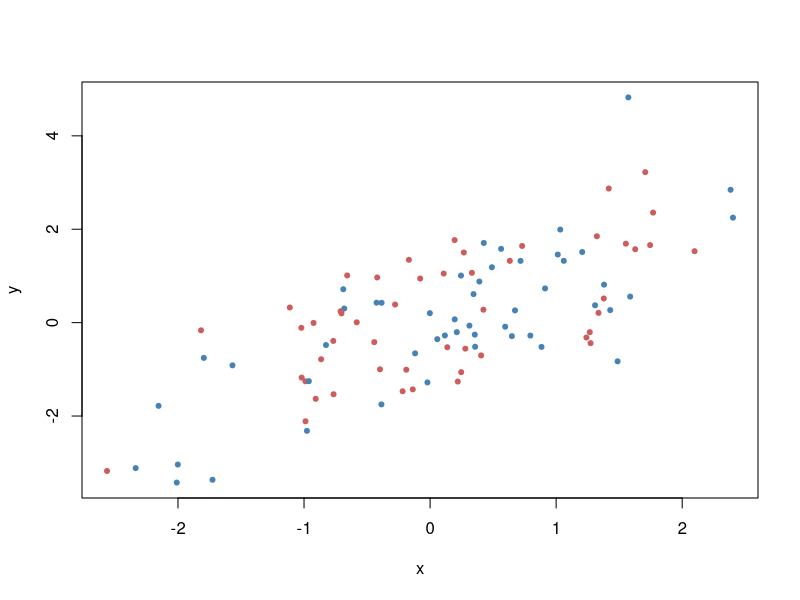

Source code (R): (Note: this script raises an error after producing the figure.)
# The SciencesPo demo
# Press <Enter> to advance through the demo,
# Ctrl-C (Linux) or Esc (Windows and Mac) to exit
par(ask=TRUE)
x <- rnorm(100)
y <- x + rnorm(100)
plot(x, y, col=c("steelblue", "indianred"), pch=20)
legendPlotMinimalist("topright", legend=c("Foo", "Bar"), pch=20,
                     col=c("steelblue", "indianred"),
                     horiz=TRUE, bty='n', cex=0.8)


pause()
# Example: 2014 Brazilian election for the lower house. Results from Ceara state:
votes <- c(490205, 1151547, 2449440, 48274, 54403, 173151)
#' # Coalitions leading by the following parties:
parties <- c("DEM","PMDB","PRB","PSB", "PSTU","PTC")
n.seats <-19
dHondt(parties, votes, seats=n.seats)


pause()
# Political Diversity
US2004p <- c(Democratic=0.481, Republican=0.509, Independent=0.0038, Libertarian=0.0032, Constitution=0.0012, Green=0.00096, Others=0.00084)
## concentration indexes
politicalDiversity(US2004p, index= "herfindahl")

pause()
gini.simpson(US2004p)

pause()
politicalDiversity(US2004p, index= "shannon")


pause()
# The Effective Number of Parties
politicalDiversity(US2004p, index= "laakso/taagepera")

pause()

# 2010 Brazilian election outcome (votes):
BR2010v = c(PT=13813587, PMDB=11692384, PSDB=9421347, DEM=6932420, PR=7050274, PP=5987670, PSB=6553345,PDT=4478736, PTB=3808646, PSC=2981714,PV=2886633, PCdoB=2545279, PPS=2376475, PRB=1659973, PMN=1026220,PTdoB=605768, PSOL=968475, PHS=719611, PRTB=283047, PRP=232530, PSL=457490, PTC=563145)

politicalDiversity(BR2010v, index= "laakso/taagepera")


pause()
# 2010 Brazilian election outcome (seats):
BR2010s = c(PT=88, PMDB=79, PSDB=53, DEM=43, PR=41, PP=41, PSB=34,PDT=28, PTB=21, PSC=17,PV=15, PCdoB=15, PPS=12, PRB=8, PMN=4,PTdoB=3, PSOL=3, PHS=2, PRTB=2, PRP=2, PSL=1, PTC=1)

politicalDiversity(BR2010s, index= "laakso/taagepera")

# Using the Golosov index:
politicalDiversity(BR2010s, index= "golosov")

#' # 2010 Election outcome as proportion of seats

pause()

# 2014 Brazilian election outcome (seats):
BR2014s = c(70, 66, 55, 37, 38, 34, 34, 26, 22, 20, 19, 15, 12, 11, 10, 9, 8, 5, 4, 3, 3, 3, 2, 2, 2, 1, 1, 1)

politicalDiversity(BR2010s, index= "laakso/taagepera")


pause()
# Tests of Normality

# Anscombe-Glynn:
set.seed(1234)
x = rnorm(1000)
kurtosis(x)
anscombe.glynn(x)

anscombe.glynn(200:500)

# D'Agostino
skewness(x, type = 2)
agostino(x)

# Bonett-Seier
bonett.seier(x)


# Geary
kurtosis(x)+3 # The kurtosis functions omits the 3 as default.
geary(x)


# Jarque-Bera
jarque.bera(x)

jarque.bera(200:500)
